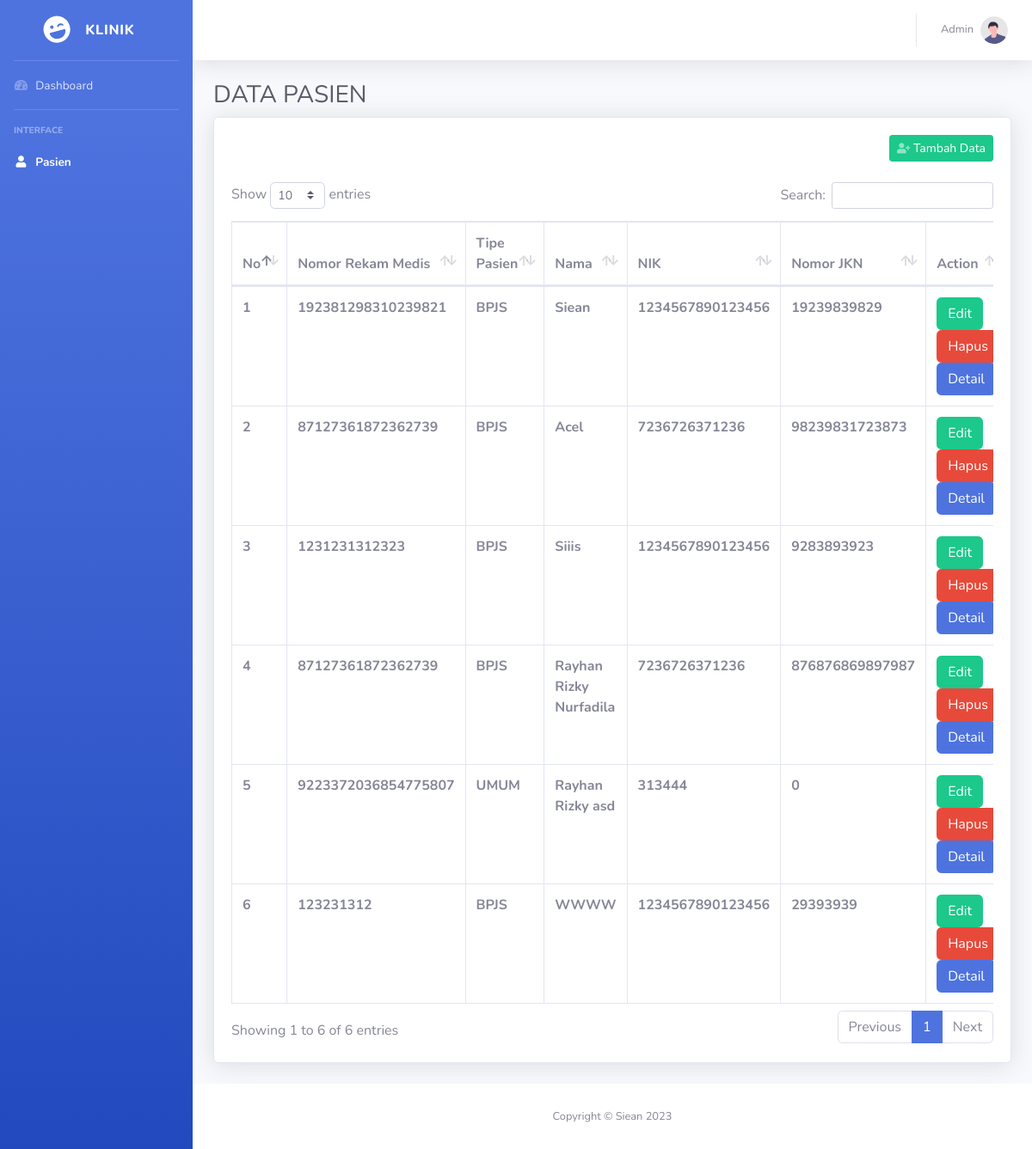
/admin/tables.php (signed in), run on the app's committed database.
### tables this page shows
CREATE TABLE IF NOT EXISTS `pasien` (
  `id_pasien` int(255) NOT NULL AUTO_INCREMENT,
  `tipe_pasien` varchar(255) NOT NULL,
  `nama` varchar(255) DEFAULT NULL,
  `jenis_kelamin` varchar(255) DEFAULT NULL,
  `tempat` varchar(255) DEFAULT NULL,
  `tanggal_lahir` date NOT NULL,
  `alamat` text DEFAULT NULL,
  `nik` bigint(20) DEFAULT NULL,
  `nomor_rm` bigint(20) DEFAULT NULL,
  `nomor_jkn` bigint(20) DEFAULT NULL,
  PRIMARY KEY (`id_pasien`)
);

### admin/tables.php (the view, shortened to what this page needs)
                <?php include '../header.php'; ?>
                <?php
                include_once("../config.php");
                $result = mysqli_query($conn,"SELECT * FROM pasien");
                ?>
                <div class="container-fluid">
                    <h1 class="h3 mb-2 text-gray-800">DATA PASIEN</h1>
                    <div class="card shadow mb-4">
                        <div class="card-body">
                            <div class="text-right mb-4">
                                <a href="tambah_data.php" class="d-none d-sm-inline-block btn btn-sm btn-success"><i
                                    class="fas fa-user-plus fa-sm text-white-50"></i> Tambah Data</a>
                            </div>
                            <div class="table-responsive">
                                <table class="table table-bordered" id="dataTable" width="100%">
                                    <thead>
                                        <tr>
                                            <th>No</th>
                                            <th>Nomor Rekam Medis</th>
                                            <th>Tipe Pasien</th>
                                            <th>Nama</th>
                                            <th>NIK</th>
                                            <th>Nomor JKN</th>
                                            <th>Action</th>
                                        </tr>
                                    </thead>
                                    <?php
                                    $i = 1;
                                    while($data_pasien=mysqli_fetch_array($result)){
                                        if($data_pasien['tipe_pasien']=='u'){
                                            $tipe_pasien = "UMUM";
                                        }else{
                                            $tipe_pasien = "BPJS";
                                        }
                                        ?>
                                            <tr>
                                                <th><?=$i++?></th>
                                                <th><?=$data_pasien['nomor_rm']?></th>
                                                <th><?=$tipe_pasien?></th>
                                                <th><?=$data_pasien['nama']?></th>
                                                <th><?=$data_pasien['nik']?></th>
                                                <th><?=$data_pasien['nomor_jkn']?></th>
                                                <th>
                                                <a class='btn btn-success' href='edit_data.php?id=<?=$data_pasien['id_pasien']?>'>Edit</a>
                                                <a class='btn btn-danger' onclick="return confirm('Yakin Hapus?')" href='delete.php?id=<?=$data_pasien['id_pasien']?>'>Hapus</a>
                                                <a class='btn btn-primary' href='detail.php?id=<?=$data_pasien['id_pasien']?>'>Detail</a>
                                                </th>
                                            </tr>
                                    <?php
                                    }
                                    ?>
                                </table>
                            </div>
                        </div>
                    </div>
                </div>
            </div>
            <footer class="sticky-footer bg-white">
                <div class="container my-auto">
                    <div class="copyright text-center my-auto">
                        <span>Copyright &copy; Siean 2023</span>
                    </div>
                </div>
            </footer>
        </div>
    </div>
</body>
</html>

### header.php (shortened to what this page needs)
<!DOCTYPE html>
<html lang="en">
<head>
    <link href="vendor/fontawesome-free/css/all.min.css" rel="stylesheet" type="text/css">
    <link href="css/sb-admin-2.min.css" rel="stylesheet">
    <link href="vendor/datatables/dataTables.bootstrap4.min.css" rel="stylesheet">
    <link href="vendor/sweetalert/package/dist/sweetalert2.min.css" rel="stylesheet">
</head>
<body id="page-top">
    <div id="wrapper">
        <ul class="navbar-nav bg-gradient-primary sidebar sidebar-dark accordion" id="accordionSidebar">
            <a class="sidebar-brand d-flex align-items-center justify-content-center" href="index.php">
                <div class="sidebar-brand-icon rotate-n-15">
                    <i class="fas fa-laugh-wink"></i>
                </div>
                <div class="sidebar-brand-text mx-3">KLINIK</div>
            </a>
            <hr class="sidebar-divider my-0">
            <li class="nav-item">
                <a class="nav-link" href="index.php">
                    <i class="fas fa-fw fa-tachometer-alt"></i>
                    <span>Dashboard</span></a>
            </li>
            <hr class="sidebar-divider">
            <div class="sidebar-heading">
                Interface
            </div>
            <li class="nav-item active">
                <a class="nav-link" href="tables.php">
                    <i class="fas fa-fw fa-user"></i>
                    <span>Pasien</span></a>
            </li>
        </ul>
        <div id="content-wrapper" class="d-flex flex-column">
            <div id="content">
                <nav class="navbar navbar-expand navbar-light bg-white topbar mb-4 static-top shadow">
                    <ul class="navbar-nav ml-auto">
                        <li class="nav-item dropdown no-arrow">
                            <a class="nav-link dropdown-toggle" href="#" id="userDropdown" role="button"
                                data-toggle="dropdown" aria-haspopup="true" aria-expanded="false">
                                <span class="mr-2 d-none d-lg-inline text-gray-600 small">Admin</span>
                                <img class="img-profile rounded-circle"
                                    src="img/undraw_profile.svg">
                            </a>
                        </li>
                    </ul>
                </nav>

### data on the page
pasien: nomor_rm "192381298310239821", tipe_pasien "BPJS", nama "Siean", nik "1234567890123456", nomor_jkn "19239839829"
pasien: nomor_rm "87127361872362739", tipe_pasien "BPJS", nama "Acel", nik "7236726371236", nomor_jkn "98239831723873"
pasien: nomor_rm "1231231312323", tipe_pasien "BPJS", nama "Siiis", nik "1234567890123456", nomor_jkn "9283893923"
pasien: nomor_rm "87127361872362739", tipe_pasien "BPJS", nama "Rayhan Rizky Nurfadila", nik "7236726371236", nomor_jkn "876876869897987"
pasien: nomor_rm "9223372036854775807", tipe_pasien "UMUM", nama "Rayhan Rizky asd", nik "313444", nomor_jkn "0"
pasien: nomor_rm "123231312", tipe_pasien "BPJS", nama "WWWW", nik "1234567890123456", nomor_jkn "29393939"
